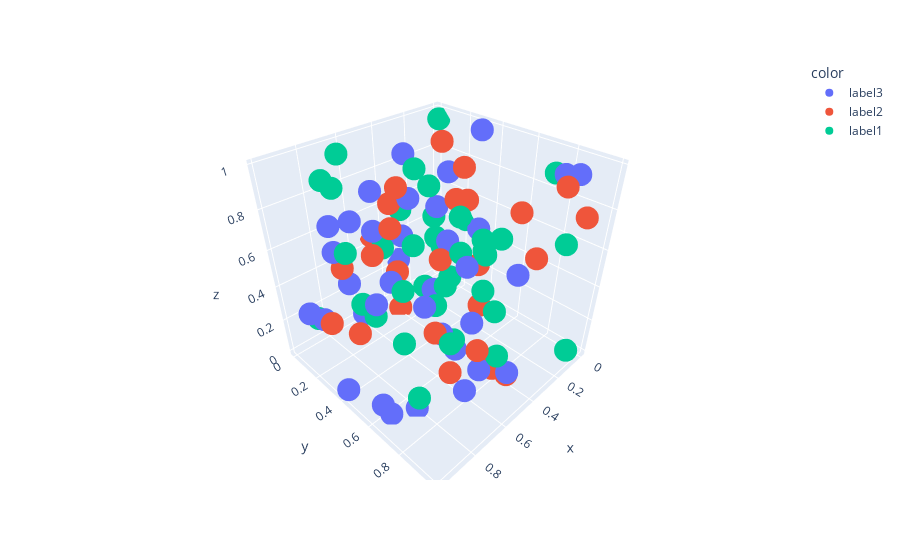

Here is the notebook cell this chart was saved with:
### Code cell
import plotly.express as px
import numpy as np

# Example 3D data
x, y, z = np.random.rand(3, 100)
labels = np.random.choice(['label1', 'label2', 'label3'], 100)

fig = px.scatter_3d(x=x, y=y, z=z, color=labels)
fig.show()
